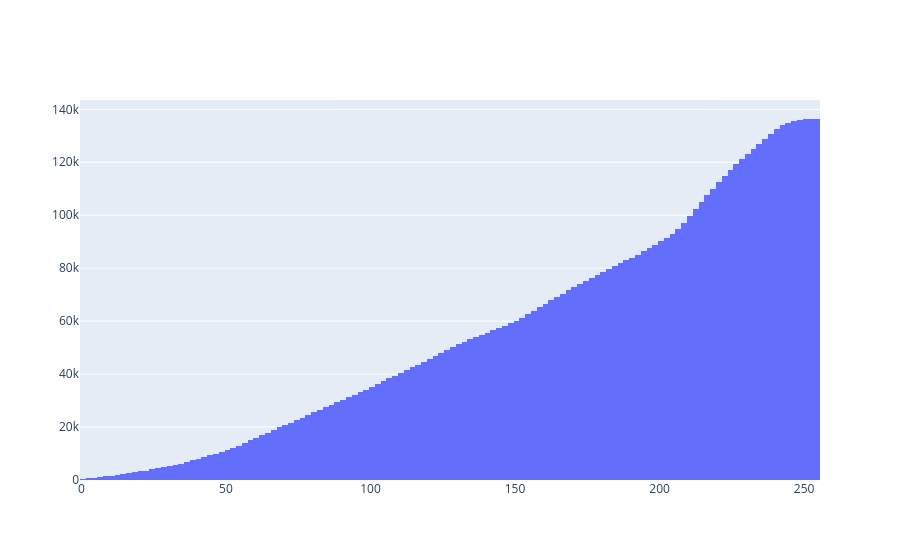

Write notebook code for a chart like this one.
### Code cell
#Interactive:

fig = go.Figure(data=[go.Histogram(x=gray.flatten(), cumulative_enabled=True)])  
fig.show()

### Figure 1 — Plotly figure (JSON) as saved in the notebook; plotly's stock layout.template omitted (floating-point values rounded to 4 significant figures; data arrays with more than 128 entries replaced by an {"elided": "..."} marker saying what was removed)
{"data": [{"cumulative": {"enabled": true}, "type": "histogram", "x": {"elided": "136340 int values"}}], "layout": {}}
